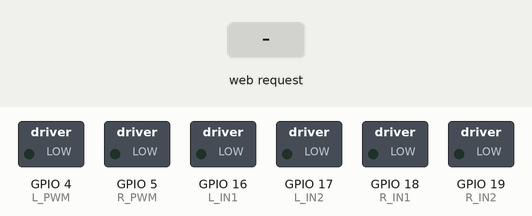
The sketch below on a simulated ESP32. Parts: switched loads named in the sketch (green lamp = pin HIGH). The inputs (shaded band) are chosen by the test bench.

Above: at 1.2 s.
1.3 s: HTTP request GET /cmd?c=1 received
At 1.9 s:
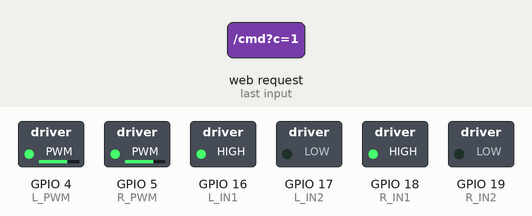
Timing chart, 0 to 4.3 s (numbered marks = the images above; inputs shaded):
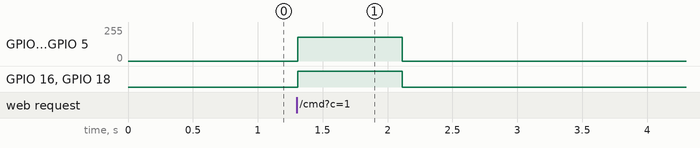

The sketch:

_______.ino
```cpp
// ============================================
// 肉牛养殖场巡检机器人 - WiFi 遥控 (ESP32 + TB6612)
// 接法（两片 TB6612，每片管一侧，PWM/IN 引脚组内并联）：
//   左组(TB6612#1): PWM=4  IN1=16  IN2=17
//   右组(TB6612#2): PWM=5  IN1=18  IN2=19
// 使用：上电后 ESP32 自建热点 "Robot"，密码 "12345678"
//       手机连上该 WiFi → 浏览器打开 192.168.4.1 → 屏幕按钮/键盘 WASD 遥控
// ============================================
#include <WiFi.h>
#include <WebServer.h>

// 左组（TB6612 #1）
#define L_PWM 4
#define L_IN1 16
#define L_IN2 17

// 右组（TB6612 #2）
#define R_PWM 5
#define R_IN1 18
#define R_IN2 19

WebServer server(80);

// 运动状态：0停 1前进 2后退 3左转 4右转
volatile int  cmd     = 0;
volatile unsigned long lastCmd = 0;
const unsigned long TIMEOUT_MS = 800;   // 失联/松手 800ms 自动停车
int speed = 180;                          // 默认速度 0~255

void setMotor(int pwm, int in1, int in2, int spd) {
  spd = constrain(spd, -255, 255);
  if (spd > 0)      { digitalWrite(in1, HIGH); digitalWrite(in2, LOW);  analogWrite(pwm, spd); }
  else if (spd < 0) { digitalWrite(in1, LOW);  digitalWrite(in2, HIGH); analogWrite(pwm, -spd); }
  else              { digitalWrite(in1, LOW);  digitalWrite(in2, LOW);  analogWrite(pwm, 0); }
}

void drive(int dir, int spd) {
  switch (dir) {
    case 1:  // 前进：左右同向正转
      setMotor(L_PWM, L_IN1, L_IN2,  spd);
      setMotor(R_PWM, R_IN1, R_IN2,  spd);
      break;
    case 2:  // 后退：左右同向反转
      setMotor(L_PWM, L_IN1, L_IN2, -spd);
      setMotor(R_PWM, R_IN1, R_IN2, -spd);
      break;
    case 3:  // 原地左转：左组反转、右组正转
      setMotor(L_PWM, L_IN1, L_IN2, -spd);
      setMotor(R_PWM, R_IN1, R_IN2,  spd);
      break;
    case 4:  // 原地右转：左组正转、右组反转
      setMotor(L_PWM, L_IN1, L_IN2,  spd);
      setMotor(R_PWM, R_IN1, R_IN2, -spd);
      break;
    default: // 停车
      setMotor(L_PWM, L_IN1, L_IN2, 0);
      setMotor(R_PWM, R_IN1, R_IN2, 0);
  }
}

const char PAGE[] PROGMEM = R"rawliteral(
<!DOCTYPE html>
<html><head><meta charset="utf-8">
<meta name="viewport" content="width=device-width,initial-scale=1,user-scalable=no">
<title>巡检机器人遥控</title>
<style>
 body{margin:0;background:#111;color:#eee;font-family:sans-serif;text-align:center;user-select:none;-webkit-user-select:none;touch-action:none}
 h1{font-size:20px;margin:10px 0}
 #speed{width:80%}
 .pad{display:grid;grid-template-columns:repeat(3,90px);grid-template-rows:repeat(3,90px);gap:8px;justify-content:center;margin-top:24px}
 .btn{background:#333;border:2px solid #555;border-radius:12px;font-size:26px;color:#eee}
 .btn:active{background:#0a6}
 .stop{background:#a00;border-color:#f66}
</style></head>
<body>
<h1>巡检机器人遥控</h1>
<div>速度：<span id="sv">180</span></div>
<input id="speed" type="range" min="80" max="255" value="180">
<div class="pad">
 <span></span><button class="btn" data-c="1">&#9650;</button><span></span>
 <button class="btn" data-c="3">&#9664;</button><button class="btn stop" data-c="0">&#9632;</button><button class="btn" data-c="4">&#9654;</button>
 <span></span><button class="btn" data-c="2">&#9660;</button><span></span>
</div>
<script>
function send(c){fetch('/cmd?c='+c).catch(()=>{});}
var timer=null;
function press(c){send(c);if(timer)clearInterval(timer);timer=setInterval(function(){send(c);},300);}
function release(){if(timer){clearInterval(timer);timer=null;}send(0);}
document.querySelectorAll('.btn').forEach(function(b){
  b.addEventListener('touchstart',function(e){e.preventDefault();press(b.dataset.c);});
  b.addEventListener('mousedown',function(){press(b.dataset.c);});
  b.addEventListener('touchend',function(e){e.preventDefault();release();});
  b.addEventListener('touchcancel',function(e){e.preventDefault();release();});
  b.addEventListener('mouseup',release);
  b.addEventListener('mouseleave',release);
});
document.getElementById('speed').addEventListener('input',function(e){
  document.getElementById('sv').textContent=e.target.value;
  fetch('/spd?s='+e.target.value).catch(()=>{});
});
document.addEventListener('keydown',function(e){var m={'w':1,'s':2,'a':3,'d':4};if(m[e.key])press(m[e.key]);});
document.addEventListener('keyup',function(e){var m={'w':1,'s':2,'a':3,'d':4};if(m[e.key])release();});
</script></body></html>
)rawliteral";

void handleRoot() {
  server.send(200, "text/html", PAGE);
}
void handleCmd() {
  cmd = server.arg("c").toInt();
  lastCmd = millis();
  server.send(200, "text/plain", "ok");
}
void handleSpd() {
  speed = server.arg("s").toInt();
  speed = constrain(speed, 0, 255);
  server.send(200, "text/plain", "ok");
}

void setup() {
  pinMode(L_PWM, OUTPUT);
  pinMode(L_IN1, OUTPUT);
  pinMode(L_IN2, OUTPUT);
  pinMode(R_PWM, OUTPUT);
  pinMode(R_IN1, OUTPUT);
  pinMode(R_IN2, OUTPUT);
  drive(0, 0);

  WiFi.softAP("Robot", "12345678");   // 热点名 / 密码(≥8位)

  server.on("/",    handleRoot);
  server.on("/cmd", handleCmd);
  server.on("/spd", handleSpd);
  server.begin();
}

void loop() {
  server.handleClient();

  // 松手/断网超时自动停车
  if (cmd != 0 && millis() - lastCmd > TIMEOUT_MS) {
    cmd = 0;
  }

  drive(cmd, speed);
  delay(10);
}
```

Measured:
- after the input at 1.3 s, GPIO 4 (L_PWM), GPIO 5 (R_PWM): 0/255 → 180/255 at once, → 0/255 0.81 s later; GPIO 16 (L_IN1), GPIO 18 (R_IN1): LOW → HIGH at once, → LOW 0.81 s later
